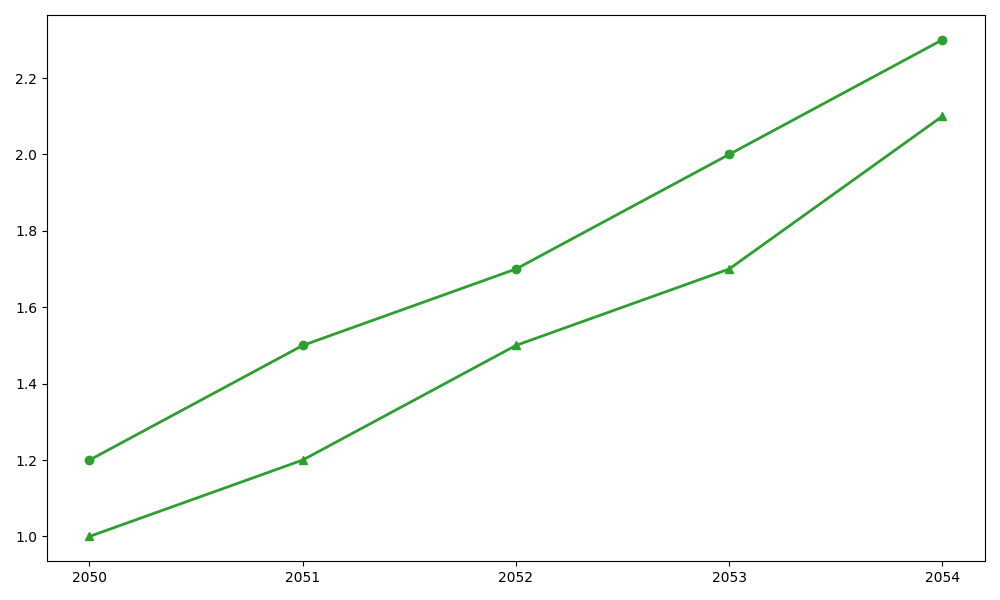

Python code for this plot:
import matplotlib.pyplot as plt
import numpy as np

years = np.array([2050, 2051, 2052, 2053, 2054])
martian_potatoes = np.array([1.2, 1.5, 1.7, 2.0, 2.3])
space_carrots = np.array([1.0, 1.2, 1.5, 1.7, 2.1])

plt.figure(figsize=(10, 6))

# Use a single consistent color for both crop types
plt.plot(years, martian_potatoes, marker='o', linestyle='-', linewidth=2, color='tab:green')
plt.plot(years, space_carrots, marker='^', linestyle='-', linewidth=2, color='tab:green')

plt.xticks(years)

plt.tight_layout()
plt.show()
